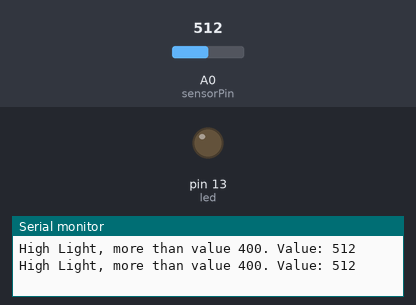
Bench run of a sketch on a simulated Arduino Uno, built with avr-gcc and run on an emulated ATmega328P. On the bench: output pins drawn as LEDs (lit = HIGH), the last lines printed to the serial monitor. The inputs (shaded band) are chosen by the test bench; at power-on: A0 (sensorPin) = 512. WiFi joins after 1.5 s; servers stay silent unless stated.

Above: at 1.8 s.
1.9 s: A0 (sensorPin) set to 418
3.4 s: A0 (sensorPin) set to 386
At 4.8 s:
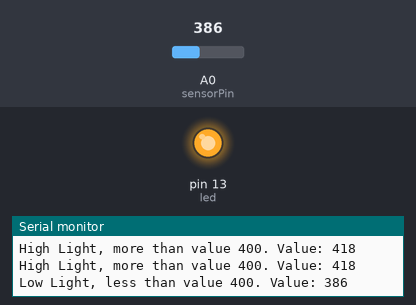
5.5 s: A0 (sensorPin) set to 410
At 6.4 s:
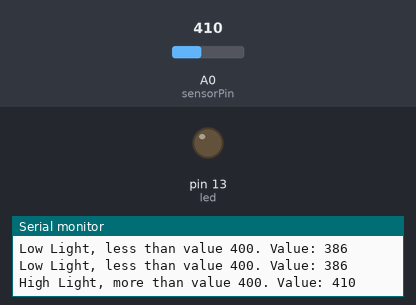
7.5 s: A0 (sensorPin) set to 390
At 9.2 s:
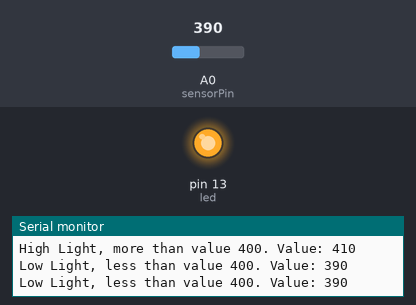
Timing chart, 0 to 10.5 s (numbered marks = the images above; inputs shaded):
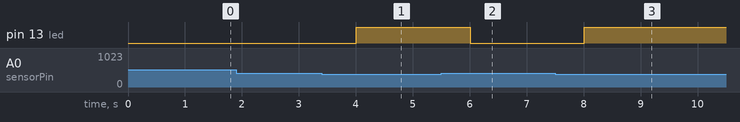

The sketch:

UDPSendReceiveString.ino
```cpp
#include <SPI.h>         // needed for Arduino versions later than 0018
#include <Ethernet.h>
#include <EthernetUdp.h>         // UDP library from: bjoern@cs.stanford.edu 12/30/2008

// Enter a MAC address and IP address for your controller below.
// The IP address will be dependent on your local network:
byte mac[] = {
  0xDE, 0xAD, 0xBE, 0xEF, 0xFE, 0xED };
IPAddress ip(192, 168, 1, 237);

unsigned int localPort = 7000;      // local port to listen on

// buffers for receiving and sending data
char packetBuffer[UDP_TX_PACKET_MAX_SIZE]; //buffer to hold incoming packet,
char ReplyBuffer[50];       // a string to send back
String SensorString;
int sensorPin = A0;            // select the input pin for the ldr
unsigned int sensorValue = 0;  // variable to store the value coming from the ldr

// An EthernetUDP instance to let us send and receive packets over UDP
EthernetUDP Udp;
int led = 13;

void setup() {
  pinMode(led, OUTPUT);
  Serial.begin(9600);
  // start the Ethernet and UDP:
  Ethernet.begin(mac,ip);
  Udp.begin(localPort);
}

void loop() {
  sensorValue = analogRead(sensorPin);
  String val = String(sensorValue);
  if(sensorValue<400) {
    digitalWrite(13, HIGH);   // set the LED on
    SensorString = String("Low Light, less than value 400. Value: " + val);
    Serial.print("Low Light, less than value 400. Value: " + val+"\n");
  }
  else {
    digitalWrite(13, LOW);   // set the LED on
    SensorString = String("High Light, more than value 400. Value: " + val);
    Serial.print("High Light, more than value 400. Value: " + val+"\n");
  }
  delay(1000);
  // String SensorString = String(sensorValue);
  SensorString.toCharArray(ReplyBuffer,45);
  // if there's data available, read a packet
  int packetSize = Udp.parsePacket();
  if(packetSize)
  {
    digitalWrite(led, HIGH);
    // read the packet into packetBufffer
    Udp.read(packetBuffer,UDP_TX_PACKET_MAX_SIZE);
    // send a reply, to the IP address and port that sent us the packet we received.
    Udp.beginPacket(Udp.remoteIP(), 7001);
    Udp.write(ReplyBuffer);
    Udp.endPacket();
  }
}
```

Measured:
- the behaviour switches between 400 and 399 on A0 (sensorPin) (found by bisection; images 0 and 1)
- after the input at 3.4 s, pin 13 (led): LOW → HIGH after 0.60 s
- after the input at 5.5 s, pin 13 (led): HIGH → LOW after 0.51 s
- after the input at 7.5 s, pin 13 (led): LOW → HIGH after 0.51 s
